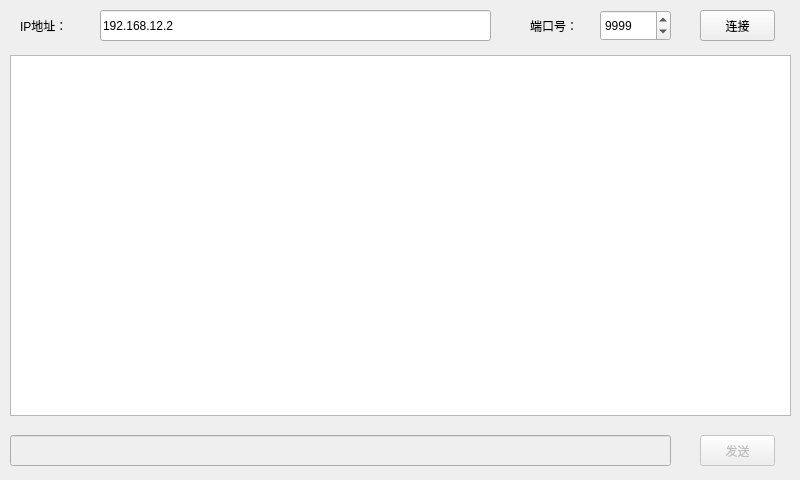
<?xml version="1.0" encoding="UTF-8"?>
<ui version="4.0">
 <class>TcpCilent</class>
 <widget class="QWidget" name="TcpCilent">
  <property name="geometry">
   <rect>
    <x>0</x>
    <y>0</y>
    <width>800</width>
    <height>480</height>
   </rect>
  </property>
  <property name="windowTitle">
   <string>TcpCilent</string>
  </property>
  <widget class="QPushButton" name="pushButton_send">
   <property name="enabled">
    <bool>false</bool>
   </property>
   <property name="geometry">
    <rect>
     <x>700</x>
     <y>435</y>
     <width>75</width>
     <height>31</height>
    </rect>
   </property>
   <property name="text">
    <string>发送</string>
   </property>
  </widget>
  <widget class="QTextBrowser" name="textBrowser">
   <property name="geometry">
    <rect>
     <x>10</x>
     <y>55</y>
     <width>781</width>
     <height>361</height>
    </rect>
   </property>
  </widget>
  <widget class="QSpinBox" name="spinBox">
   <property name="geometry">
    <rect>
     <x>600</x>
     <y>10</y>
     <width>71</width>
     <height>31</height>
    </rect>
   </property>
   <property name="maximum">
    <number>65535</number>
   </property>
   <property name="value">
    <number>9999</number>
   </property>
  </widget>
  <widget class="QLineEdit" name="lineEdit_send">
   <property name="enabled">
    <bool>false</bool>
   </property>
   <property name="geometry">
    <rect>
     <x>10</x>
     <y>435</y>
     <width>661</width>
     <height>31</height>
    </rect>
   </property>
  </widget>
  <widget class="QLabel" name="label_port">
   <property name="geometry">
    <rect>
     <x>530</x>
     <y>10</y>
     <width>51</width>
     <height>31</height>
    </rect>
   </property>
   <property name="text">
    <string>端口号：</string>
   </property>
  </widget>
  <widget class="QPushButton" name="pushButton_start">
   <property name="geometry">
    <rect>
     <x>700</x>
     <y>10</y>
     <width>75</width>
     <height>31</height>
    </rect>
   </property>
   <property name="text">
    <string>连接</string>
   </property>
  </widget>
  <widget class="QLabel" name="label_ip">
   <property name="geometry">
    <rect>
     <x>20</x>
     <y>10</y>
     <width>61</width>
     <height>31</height>
    </rect>
   </property>
   <property name="text">
    <string>IP地址：</string>
   </property>
  </widget>
  <widget class="QLineEdit" name="lineEdit_ip">
   <property name="geometry">
    <rect>
     <x>100</x>
     <y>10</y>
     <width>391</width>
     <height>31</height>
    </rect>
   </property>
   <property name="text">
    <string>192.168.12.2</string>
   </property>
  </widget>
 </widget>
 <resources/>
 <connections/>
</ui>
